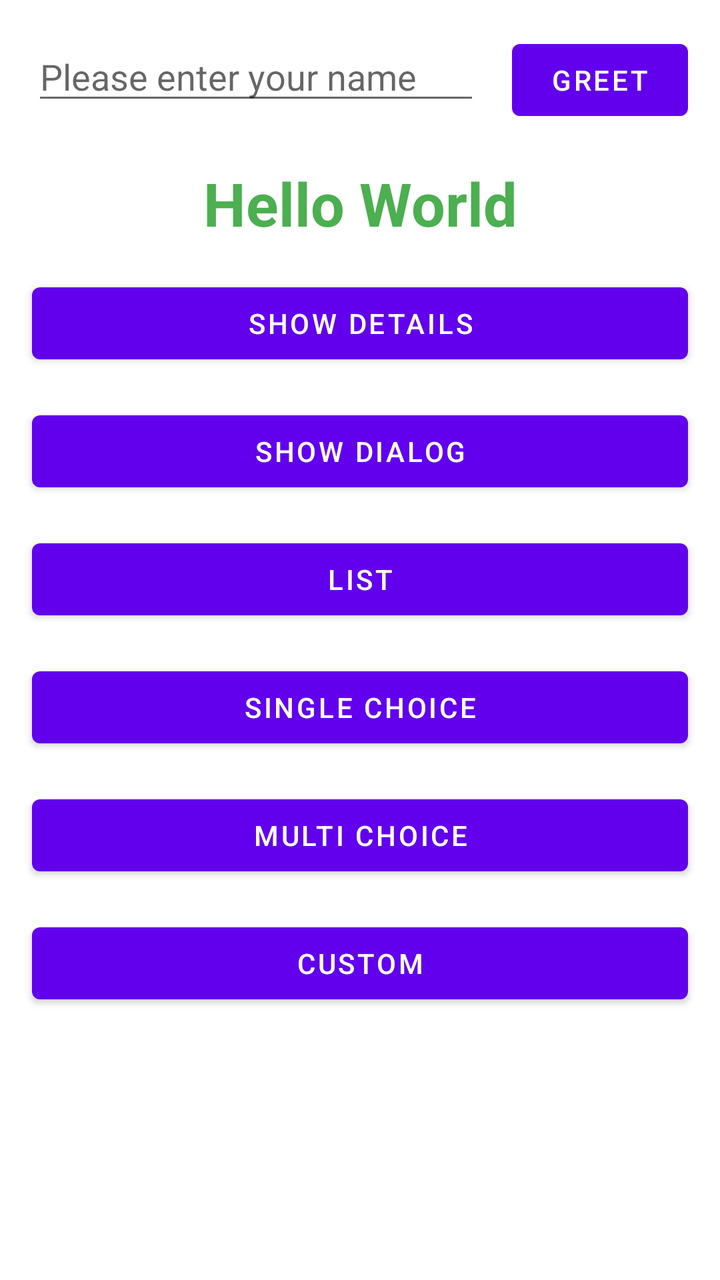
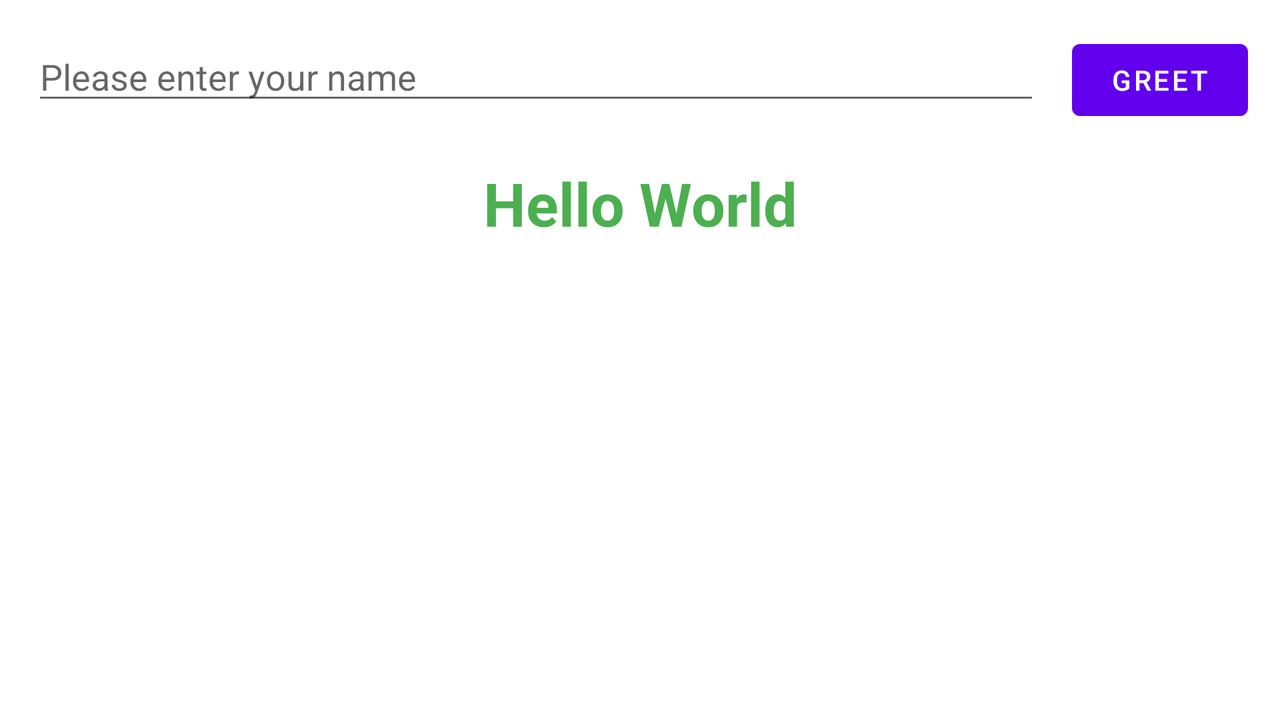

Compare how this app lays out the same screen by default and in its alternative resource folder. The renders come first, then the two layout files and the values they reference.
<!-- AndroidManifest.xml: application theme Theme.Greeting2021 -->
<!-- res/layout/greeting_activity.xml -->
<?xml version="1.0" encoding="utf-8"?>
<androidx.coordinatorlayout.widget.CoordinatorLayout xmlns:android="http://schemas.android.com/apk/res/android"
    android:id="@+id/greeting_activity_body"
    xmlns:app="http://schemas.android.com/apk/res-auto"
    xmlns:tools="http://schemas.android.com/tools"
    android:layout_width="match_parent"
    android:layout_height="match_parent"
    tools:context=".GreetingActivity">

    <androidx.constraintlayout.widget.ConstraintLayout
        android:layout_width="match_parent"
        android:layout_height="wrap_content">

        <include layout="@layout/greeting_activity_body" />

    </androidx.constraintlayout.widget.ConstraintLayout>
    <ImageView
        android:id="@+id/imageFlag"
        android:layout_width="wrap_content"
        android:layout_height="wrap_content"
        android:layout_marginStart="16dp"
        android:layout_marginLeft="16dp"
        android:layout_marginRight="16dp"
        android:layout_marginBottom="16dp"
        android:layout_gravity="end|bottom"
        app:srcCompat="@drawable/flag_icon" />
</androidx.coordinatorlayout.widget.CoordinatorLayout>
<!-- res/layout/greeting_activity_body.xml (included above) -->
<?xml version="1.0" encoding="utf-8"?>
<androidx.constraintlayout.widget.ConstraintLayout xmlns:android="http://schemas.android.com/apk/res/android"
    xmlns:app="http://schemas.android.com/apk/res-auto"
    xmlns:tools="http://schemas.android.com/tools"
    android:layout_width="match_parent"
    android:layout_height="match_parent"
    tools:context=".GreetingActivity">

    <EditText
        android:id="@+id/editName"
        android:layout_width="0dp"
        android:layout_height="wrap_content"

        android:layout_marginStart="16dp"
        android:layout_marginLeft="16dp"
        android:layout_marginTop="16dp"

        android:layout_marginEnd="16dp"

        android:layout_marginRight="16dp"
        android:ems="10"

        android:hint="@string/name_hint"
        android:inputType="textPersonName"

        app:layout_constraintEnd_toStartOf="@+id/buttonGreet"
        app:layout_constraintHorizontal_bias="0.5"
        app:layout_constraintStart_toStartOf="parent"
        app:layout_constraintTop_toTopOf="parent" />

    <Button
        android:id="@+id/buttonGreet"

        android:layout_width="wrap_content"
        android:layout_height="wrap_content"

        android:layout_marginEnd="16dp"
        android:layout_marginRight="16dp"
        android:onClick="greet"

        android:text="@string/greet"

        app:layout_constraintBaseline_toBaselineOf="@+id/editName"
        app:layout_constraintEnd_toEndOf="parent"
        app:layout_constraintHorizontal_bias="0.5"
        app:layout_constraintStart_toEndOf="@+id/editName" />

    <TextView
        android:id="@+id/labelGreet"
        android:layout_width="0dp"
        android:layout_height="wrap_content"
        android:layout_marginStart="16dp"
        android:layout_marginLeft="16dp"
        android:layout_marginTop="24dp"
        android:layout_marginEnd="16dp"
        android:layout_marginRight="16dp"
        android:gravity="center"
        android:textColor="#4CAF50"
        android:textSize="30sp"
        android:textStyle="bold"
        app:layout_constraintEnd_toEndOf="parent"
        app:layout_constraintStart_toStartOf="parent"
        app:layout_constraintTop_toBottomOf="@+id/editName"
        tools:text="Hello World" />

    <Button
        android:id="@+id/showDetailsButton"
        android:layout_width="match_parent"
        android:layout_height="wrap_content"
        android:layout_marginLeft="16dp"
        android:layout_marginTop="16dp"
        android:layout_marginRight="16dp"
        android:onClick="showDetails"
        android:text="@string/show_details_button"
        app:layout_constraintTop_toBottomOf="@+id/labelGreet" />

    <Button
        android:id="@+id/showDialogButton"
        android:layout_width="match_parent"
        android:layout_height="wrap_content"
        android:layout_marginLeft="16dp"
        android:layout_marginTop="16dp"
        android:layout_marginRight="16dp"
        app:layout_constraintTop_toBottomOf="@id/showDetailsButton"
        android:text="@string/show_dialog"
        android:onClick="showDialog"
        />

    <Button
        android:id="@+id/showDialogListButton"
        android:layout_width="match_parent"
        android:layout_height="wrap_content"
        android:layout_marginLeft="16dp"
        android:layout_marginTop="16dp"
        android:layout_marginRight="16dp"
        app:layout_constraintTop_toBottomOf="@id/showDialogButton"
        android:text="List"
        android:onClick="showDialogList"
        />
    <Button
        android:id="@+id/showSingleChoiceButton"
        android:layout_width="match_parent"
        android:layout_height="wrap_content"
        android:layout_marginLeft="16dp"
        android:layout_marginTop="16dp"
        android:layout_marginRight="16dp"
        app:layout_constraintTop_toBottomOf="@id/showDialogListButton"
        android:text="Single choice"
        android:onClick="showDialogSingleChoice"
        />
    <Button
        android:id="@+id/showMultiChoiceButton"
        android:layout_width="match_parent"
        android:layout_height="wrap_content"
        android:layout_marginLeft="16dp"
        android:layout_marginTop="16dp"
        android:layout_marginRight="16dp"
        app:layout_constraintTop_toBottomOf="@id/showSingleChoiceButton"
        android:text="Multi choice"
        android:onClick="showDialogMultiChoice"
        />
    <Button
        android:id="@+id/showDialogCustomButton"
        android:layout_width="match_parent"
        android:layout_height="wrap_content"
        android:layout_marginLeft="16dp"
        android:layout_marginTop="16dp"
        android:layout_marginRight="16dp"
        app:layout_constraintTop_toBottomOf="@id/showMultiChoiceButton"
        android:text="Custom"
        android:onClick="showDialogCustom"
        />

</androidx.constraintlayout.widget.ConstraintLayout>
<!-- resources referenced by this layout -->
<resources>
  <string name="greet">Greet</string>
  <string name="name_hint">Please enter your name</string>
  <string name="show_details_button">Show details</string>
  <string name="show_dialog">Show dialog</string>
  <style name="Theme.Greeting2021" parent="Theme.MaterialComponents.DayNight.DarkActionBar">
          
          <item name="colorPrimary">@color/purple_500</item>
          <item name="colorPrimaryVariant">@color/purple_700</item>
          <item name="colorOnPrimary">@color/white</item>
          
          <item name="colorSecondary">@color/teal_200</item>
          <item name="colorSecondaryVariant">@color/teal_700</item>
          <item name="colorOnSecondary">@color/black</item>
          
          <item name="android:statusBarColor" tools:targetApi="l">?attr/colorPrimaryVariant</item>
          
      </style>
</resources>
<!-- res/layout-land/greeting_activity.xml (the repository's variant of the layout above) -->
<!-- drawn on the phone turned sideways -->
<?xml version="1.0" encoding="utf-8"?>
<androidx.constraintlayout.widget.ConstraintLayout xmlns:android="http://schemas.android.com/apk/res/android"
    xmlns:app="http://schemas.android.com/apk/res-auto"
    xmlns:tools="http://schemas.android.com/tools"
    android:layout_width="match_parent"
    android:layout_height="match_parent"
    tools:context=".GreetingActivity">

    <EditText
        android:id="@+id/editName"
        android:layout_width="0dp"
        android:layout_height="wrap_content"

        android:layout_marginStart="16dp"
        android:layout_marginLeft="16dp"
        android:layout_marginTop="16dp"

        android:layout_marginEnd="16dp"

        android:layout_marginRight="16dp"
        android:ems="10"

        android:hint="@string/name_hint"
        android:inputType="textPersonName"

        app:layout_constraintEnd_toStartOf="@+id/buttonGreet"
        app:layout_constraintHorizontal_bias="0.5"
        app:layout_constraintStart_toStartOf="parent"
        app:layout_constraintTop_toTopOf="parent" />

    <Button
        android:id="@+id/buttonGreet"

        android:layout_width="wrap_content"
        android:layout_height="wrap_content"

        android:layout_marginEnd="16dp"
        android:layout_marginRight="16dp"
        android:onClick="greet"

        android:text="@string/greet"

        app:layout_constraintBaseline_toBaselineOf="@+id/editName"
        app:layout_constraintEnd_toEndOf="parent"
        app:layout_constraintHorizontal_bias="0.5"
        app:layout_constraintStart_toEndOf="@+id/editName" />

    <TextView
        android:id="@+id/labelGreet"
        android:layout_width="0dp"
        android:layout_height="wrap_content"
        android:layout_marginStart="16dp"
        android:layout_marginLeft="16dp"
        android:layout_marginTop="24dp"
        android:layout_marginEnd="16dp"
        android:layout_marginRight="16dp"
        android:gravity="center"
        android:textColor="#4CAF50"
        android:textSize="30sp"
        android:textStyle="bold"
        app:layout_constraintEnd_toEndOf="parent"
        app:layout_constraintStart_toStartOf="parent"
        app:layout_constraintTop_toBottomOf="@+id/editName"
        tools:text="Hello World" />

    <ImageView
        android:id="@+id/imageFlag"
        android:layout_width="wrap_content"
        android:layout_height="wrap_content"
        android:layout_marginEnd="16dp"
        android:layout_marginRight="16dp"
        android:layout_marginBottom="16dp"
        app:layout_constraintBottom_toBottomOf="parent"
        app:layout_constraintEnd_toEndOf="parent"
        app:srcCompat="@drawable/flag_icon" />

</androidx.constraintlayout.widget.ConstraintLayout>
<!-- resources referenced by the variant -->
<!-- as the phone turned sideways resolves them -->
<resources>
  <string name="greet">Greet</string>
  <string name="name_hint">Please enter your name</string>
  <style name="Theme.Greeting2021" parent="Theme.MaterialComponents.DayNight.DarkActionBar">
          
          <item name="colorPrimary">@color/purple_500</item>
          <item name="colorPrimaryVariant">@color/purple_700</item>
          <item name="colorOnPrimary">@color/white</item>
          
          <item name="colorSecondary">@color/teal_200</item>
          <item name="colorSecondaryVariant">@color/teal_700</item>
          <item name="colorOnSecondary">@color/black</item>
          
          <item name="android:statusBarColor" tools:targetApi="l">?attr/colorPrimaryVariant</item>
          
      </style>
</resources>
